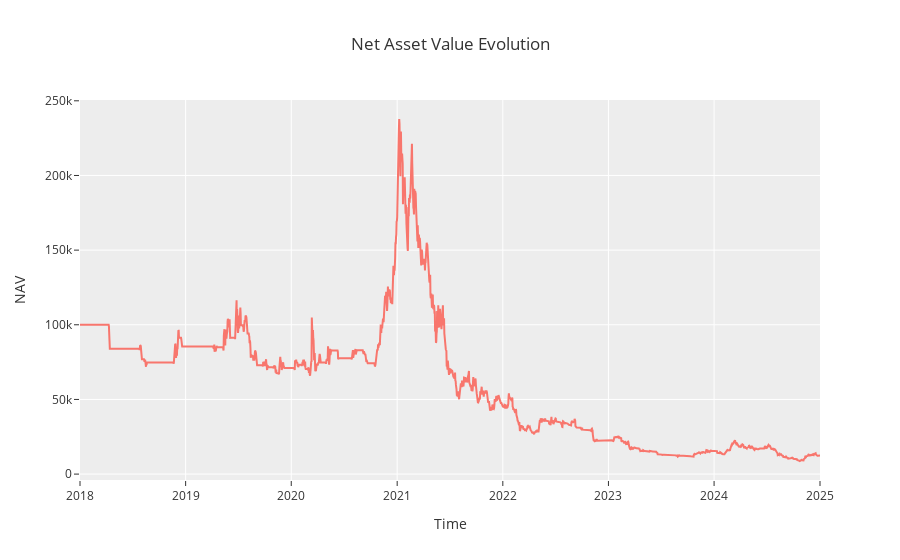

The cell this chart's notebook holds for it:
### Code cell
result_linear_trend.plot(what='nav',backend='plotly')

### Figure 1 — Plotly figure (JSON) as saved in the notebook; plotly's stock layout.template omitted (floating-point values rounded to 4 significant figures; data arrays with more than 128 entries replaced by an {"elided": "..."} marker saying what was removed)
{"data": [{"line": {"width": 2}, "mode": "lines", "name": "BTC", "type": "scatter", "x": {"elided": "2558 str values"}, "y": {"elided": "2558 float values"}}], "layout": {"title": {"text": "Net Asset Value Evolution"}, "xaxis": {"anchor": "y", "domain": [0, 1], "title": {"text": "Time"}}, "yaxis": {"anchor": "x", "domain": [0, 1], "title": {"text": "NAV"}}}}
